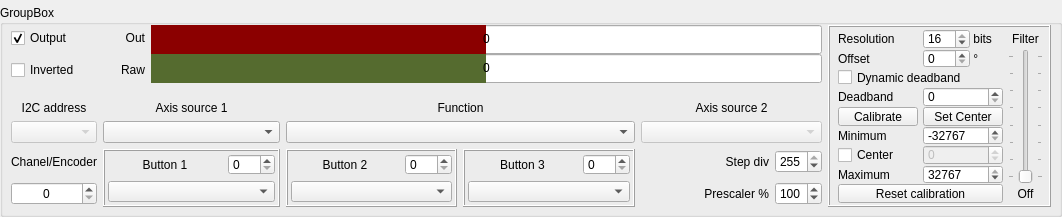
<?xml version="1.0" encoding="UTF-8"?>
<ui version="4.0">
 <class>Axes</class>
 <widget class="QWidget" name="Axes">
  <property name="geometry">
   <rect>
    <x>0</x>
    <y>0</y>
    <width>1062</width>
    <height>217</height>
   </rect>
  </property>
  <property name="minimumSize">
   <size>
    <width>0</width>
    <height>200</height>
   </size>
  </property>
  <property name="windowTitle">
   <string>Form</string>
  </property>
  <layout class="QVBoxLayout" name="verticalLayout">
   <property name="spacing">
    <number>0</number>
   </property>
   <property name="leftMargin">
    <number>0</number>
   </property>
   <property name="topMargin">
    <number>5</number>
   </property>
   <property name="rightMargin">
    <number>0</number>
   </property>
   <property name="bottomMargin">
    <number>0</number>
   </property>
   <item>
    <widget class="QGroupBox" name="groupBox_AxixName">
     <property name="title">
      <string>GroupBox</string>
     </property>
     <layout class="QGridLayout" name="gridLayout_2" rowstretch="3,3,4,2,2,2" columnstretch="2,1,3,4,4,3,1,5">
      <property name="leftMargin">
       <number>8</number>
      </property>
      <property name="topMargin">
       <number>0</number>
      </property>
      <property name="rightMargin">
       <number>8</number>
      </property>
      <property name="bottomMargin">
       <number>7</number>
      </property>
      <property name="verticalSpacing">
       <number>6</number>
      </property>
      <item row="3" column="0">
       <widget class="QComboBox" name="comboBox_I2cAddress">
        <property name="enabled">
         <bool>false</bool>
        </property>
        <property name="styleSheet">
         <string notr="true"/>
        </property>
       </widget>
      </item>
      <item row="2" column="0">
       <widget class="QLabel" name="text_i2cAddress">
        <property name="sizePolicy">
         <sizepolicy hsizetype="Preferred" vsizetype="Preferred">
          <horstretch>0</horstretch>
          <verstretch>0</verstretch>
         </sizepolicy>
        </property>
        <property name="text">
         <string>I2C address</string>
        </property>
        <property name="alignment">
         <set>Qt::AlignBottom|Qt::AlignHCenter</set>
        </property>
       </widget>
      </item>
      <item row="5" column="0">
       <widget class="QSpinBox" name="spinBox_ChanelEncoder">
        <property name="sizePolicy">
         <sizepolicy hsizetype="Minimum" vsizetype="Fixed">
          <horstretch>0</horstretch>
          <verstretch>0</verstretch>
         </sizepolicy>
        </property>
        <property name="alignment">
         <set>Qt::AlignCenter</set>
        </property>
        <property name="correctionMode">
         <enum>QAbstractSpinBox::CorrectToNearestValue</enum>
        </property>
        <property name="maximum">
         <number>15</number>
        </property>
       </widget>
      </item>
      <item row="5" column="5">
       <widget class="QLabel" name="text_prescaler">
        <property name="text">
         <string>Prescaler %</string>
        </property>
        <property name="alignment">
         <set>Qt::AlignRight|Qt::AlignTrailing|Qt::AlignVCenter</set>
        </property>
       </widget>
      </item>
      <item row="0" column="0">
       <widget class="QCheckBox" name="checkBox_Output">
        <property name="sizePolicy">
         <sizepolicy hsizetype="Minimum" vsizetype="Preferred">
          <horstretch>0</horstretch>
          <verstretch>0</verstretch>
         </sizepolicy>
        </property>
        <property name="text">
         <string>Output</string>
        </property>
        <property name="checked">
         <bool>true</bool>
        </property>
       </widget>
      </item>
      <item row="3" column="5" colspan="2">
       <widget class="QComboBox" name="comboBox_AxisSource2">
        <property name="enabled">
         <bool>false</bool>
        </property>
       </widget>
      </item>
      <item row="1" column="0">
       <widget class="QCheckBox" name="checkBox_Inverted">
        <property name="sizePolicy">
         <sizepolicy hsizetype="Minimum" vsizetype="Preferred">
          <horstretch>0</horstretch>
          <verstretch>0</verstretch>
         </sizepolicy>
        </property>
        <property name="text">
         <string>Inverted</string>
        </property>
       </widget>
      </item>
      <item row="2" column="5" colspan="2">
       <widget class="QLabel" name="text_axisSource2">
        <property name="sizePolicy">
         <sizepolicy hsizetype="Preferred" vsizetype="Preferred">
          <horstretch>0</horstretch>
          <verstretch>0</verstretch>
         </sizepolicy>
        </property>
        <property name="text">
         <string>Axis source 2</string>
        </property>
        <property name="alignment">
         <set>Qt::AlignBottom|Qt::AlignHCenter</set>
        </property>
       </widget>
      </item>
      <item row="4" column="5">
       <widget class="QLabel" name="text_stepDiv">
        <property name="text">
         <string>Step div</string>
        </property>
        <property name="alignment">
         <set>Qt::AlignRight|Qt::AlignTrailing|Qt::AlignVCenter</set>
        </property>
       </widget>
      </item>
      <item row="4" column="3" rowspan="2">
       <widget class="QFrame" name="frame_2">
        <property name="frameShape">
         <enum>QFrame::Box</enum>
        </property>
        <property name="frameShadow">
         <enum>QFrame::Raised</enum>
        </property>
        <layout class="QGridLayout" name="gridLayout_4">
         <property name="leftMargin">
          <number>3</number>
         </property>
         <property name="topMargin">
          <number>3</number>
         </property>
         <property name="rightMargin">
          <number>3</number>
         </property>
         <property name="bottomMargin">
          <number>3</number>
         </property>
         <item row="0" column="1">
          <widget class="QSpinBox" name="spinBox_Button2">
           <property name="sizePolicy">
            <sizepolicy hsizetype="Fixed" vsizetype="Fixed">
             <horstretch>0</horstretch>
             <verstretch>0</verstretch>
            </sizepolicy>
           </property>
           <property name="correctionMode">
            <enum>QAbstractSpinBox::CorrectToNearestValue</enum>
           </property>
           <property name="maximum">
            <number>128</number>
           </property>
          </widget>
         </item>
         <item row="0" column="0">
          <widget class="QLabel" name="text_button2">
           <property name="text">
            <string>Button 2</string>
           </property>
           <property name="alignment">
            <set>Qt::AlignCenter</set>
           </property>
          </widget>
         </item>
         <item row="1" column="0" colspan="2">
          <widget class="QComboBox" name="comboBox_Button2"/>
         </item>
        </layout>
       </widget>
      </item>
      <item row="0" column="2" rowspan="2" colspan="5">
       <layout class="QVBoxLayout" name="verticalLayout_2" stretch="0,0">
        <property name="spacing">
         <number>0</number>
        </property>
        <property name="sizeConstraint">
         <enum>QLayout::SetDefaultConstraint</enum>
        </property>
        <item>
         <widget class="QProgressBar" name="progressBar_Out">
          <property name="enabled">
           <bool>true</bool>
          </property>
          <property name="sizePolicy">
           <sizepolicy hsizetype="Expanding" vsizetype="Preferred">
            <horstretch>0</horstretch>
            <verstretch>0</verstretch>
           </sizepolicy>
          </property>
          <property name="styleSheet">
           <string notr="true">QProgressBar::chunk {
     background-color: rgb(139, 0, 0);
 }
QProgressBar::chunk:disabled {
     background-color: rgba(139, 0, 0, 80);;
 }</string>
          </property>
          <property name="minimum">
           <number>-32767</number>
          </property>
          <property name="maximum">
           <number>32767</number>
          </property>
          <property name="value">
           <number>0</number>
          </property>
          <property name="alignment">
           <set>Qt::AlignCenter</set>
          </property>
          <property name="textVisible">
           <bool>true</bool>
          </property>
          <property name="invertedAppearance">
           <bool>false</bool>
          </property>
          <property name="format">
           <string notr="true">%v</string>
          </property>
         </widget>
        </item>
        <item>
         <widget class="QProgressBar" name="progressBar_Raw">
          <property name="enabled">
           <bool>true</bool>
          </property>
          <property name="sizePolicy">
           <sizepolicy hsizetype="Expanding" vsizetype="Preferred">
            <horstretch>0</horstretch>
            <verstretch>0</verstretch>
           </sizepolicy>
          </property>
          <property name="styleSheet">
           <string notr="true">QProgressBar::chunk {
     background-color:rgb(85, 107, 47);
 }
QProgressBar::chunk:disabled {
     background-color: rgba(85, 107, 47, 80);;
 }</string>
          </property>
          <property name="minimum">
           <number>-32767</number>
          </property>
          <property name="maximum">
           <number>32767</number>
          </property>
          <property name="value">
           <number>0</number>
          </property>
          <property name="alignment">
           <set>Qt::AlignCenter</set>
          </property>
          <property name="textVisible">
           <bool>true</bool>
          </property>
          <property name="invertedAppearance">
           <bool>false</bool>
          </property>
          <property name="format">
           <string notr="true">%v</string>
          </property>
         </widget>
        </item>
       </layout>
      </item>
      <item row="2" column="3" colspan="2">
       <widget class="QLabel" name="text_function">
        <property name="sizePolicy">
         <sizepolicy hsizetype="Preferred" vsizetype="Preferred">
          <horstretch>0</horstretch>
          <verstretch>0</verstretch>
         </sizepolicy>
        </property>
        <property name="text">
         <string>Function</string>
        </property>
        <property name="alignment">
         <set>Qt::AlignBottom|Qt::AlignHCenter</set>
        </property>
       </widget>
      </item>
      <item row="5" column="6">
       <widget class="QSpinBox" name="spinBox_Prescaler">
        <property name="sizePolicy">
         <sizepolicy hsizetype="Fixed" vsizetype="Fixed">
          <horstretch>0</horstretch>
          <verstretch>0</verstretch>
         </sizepolicy>
        </property>
        <property name="correctionMode">
         <enum>QAbstractSpinBox::CorrectToNearestValue</enum>
        </property>
        <property name="maximum">
         <number>255</number>
        </property>
        <property name="value">
         <number>100</number>
        </property>
       </widget>
      </item>
      <item row="4" column="0">
       <widget class="QLabel" name="text_chanelEncoder">
        <property name="text">
         <string>Chanel/Encoder</string>
        </property>
        <property name="alignment">
         <set>Qt::AlignCenter</set>
        </property>
       </widget>
      </item>
      <item row="0" column="7" rowspan="6">
       <widget class="QFrame" name="frame_4">
        <property name="frameShape">
         <enum>QFrame::Box</enum>
        </property>
        <property name="frameShadow">
         <enum>QFrame::Raised</enum>
        </property>
        <layout class="QGridLayout" name="gridLayout" columnstretch="1,0,0,1,0,1" columnminimumwidth="0,5,0,0,5,0">
         <property name="leftMargin">
          <number>8</number>
         </property>
         <property name="topMargin">
          <number>2</number>
         </property>
         <property name="rightMargin">
          <number>6</number>
         </property>
         <property name="bottomMargin">
          <number>2</number>
         </property>
         <property name="spacing">
          <number>0</number>
         </property>
         <item row="4" column="2" colspan="2">
          <widget class="QPushButton" name="pushButton_SetCenter">
           <property name="text">
            <string>Set Center</string>
           </property>
          </widget>
         </item>
         <item row="7" column="0">
          <widget class="QLabel" name="text_maximum">
           <property name="text">
            <string>Maximum</string>
           </property>
          </widget>
         </item>
         <item row="1" column="2">
          <widget class="QSpinBox" name="spinBox_Offset">
           <property name="correctionMode">
            <enum>QAbstractSpinBox::CorrectToNearestValue</enum>
           </property>
           <property name="maximum">
            <number>360</number>
           </property>
           <property name="singleStep">
            <number>10</number>
           </property>
          </widget>
         </item>
         <item row="3" column="2" colspan="2">
          <widget class="QSpinBox" name="spinBox_Deadband">
           <property name="correctionMode">
            <enum>QAbstractSpinBox::CorrectToNearestValue</enum>
           </property>
           <property name="maximum">
            <number>127</number>
           </property>
          </widget>
         </item>
         <item row="1" column="4">
          <spacer name="horizontalSpacer_2">
           <property name="orientation">
            <enum>Qt::Horizontal</enum>
           </property>
           <property name="sizeHint" stdset="0">
            <size>
             <width>40</width>
             <height>20</height>
            </size>
           </property>
          </spacer>
         </item>
         <item row="5" column="0">
          <widget class="QLabel" name="text_minimum">
           <property name="text">
            <string>Minimum</string>
           </property>
          </widget>
         </item>
         <item row="0" column="3">
          <widget class="QLabel" name="text_bits">
           <property name="text">
            <string> bits</string>
           </property>
          </widget>
         </item>
         <item row="5" column="2" colspan="2">
          <widget class="QSpinBox" name="spinBox_CalibMin">
           <property name="sizePolicy">
            <sizepolicy hsizetype="Minimum" vsizetype="Fixed">
             <horstretch>0</horstretch>
             <verstretch>0</verstretch>
            </sizepolicy>
           </property>
           <property name="minimum">
            <number>-32767</number>
           </property>
           <property name="maximum">
            <number>32767</number>
           </property>
           <property name="value">
            <number>-32767</number>
           </property>
          </widget>
         </item>
         <item row="6" column="2" colspan="2">
          <widget class="QSpinBox" name="spinBox_CalibCenter">
           <property name="enabled">
            <bool>false</bool>
           </property>
           <property name="minimum">
            <number>-32767</number>
           </property>
           <property name="maximum">
            <number>32767</number>
           </property>
          </widget>
         </item>
         <item row="4" column="0">
          <widget class="QPushButton" name="pushButton_StartCalib">
           <property name="text">
            <string>Calibrate</string>
           </property>
           <property name="checkable">
            <bool>true</bool>
           </property>
           <property name="checked">
            <bool>false</bool>
           </property>
          </widget>
         </item>
         <item row="3" column="0">
          <widget class="QLabel" name="text_deadband">
           <property name="text">
            <string>Deadband</string>
           </property>
          </widget>
         </item>
         <item row="7" column="2" colspan="2">
          <widget class="QSpinBox" name="spinBox_CalibMax">
           <property name="minimum">
            <number>-32767</number>
           </property>
           <property name="maximum">
            <number>32767</number>
           </property>
           <property name="value">
            <number>32767</number>
           </property>
          </widget>
         </item>
         <item row="0" column="2">
          <widget class="QSpinBox" name="spinBox_Resolution">
           <property name="correctionMode">
            <enum>QAbstractSpinBox::CorrectToNearestValue</enum>
           </property>
           <property name="minimum">
            <number>1</number>
           </property>
           <property name="maximum">
            <number>16</number>
           </property>
           <property name="value">
            <number>16</number>
           </property>
          </widget>
         </item>
         <item row="0" column="0">
          <widget class="QLabel" name="text_resolution">
           <property name="text">
            <string>Resolution</string>
           </property>
          </widget>
         </item>
         <item row="6" column="0">
          <widget class="QCheckBox" name="checkBox_Center">
           <property name="text">
            <string>Center</string>
           </property>
          </widget>
         </item>
         <item row="1" column="0">
          <widget class="QLabel" name="text_offset">
           <property name="text">
            <string>Offset</string>
           </property>
          </widget>
         </item>
         <item row="2" column="0" colspan="3">
          <widget class="QCheckBox" name="checkBox_DynDeadband">
           <property name="text">
            <string>Dynamic deadband</string>
           </property>
          </widget>
         </item>
         <item row="1" column="3">
          <widget class="QLabel" name="text_angle">
           <property name="text">
            <string notr="true"> °</string>
           </property>
          </widget>
         </item>
         <item row="0" column="5">
          <widget class="QLabel" name="text_filter">
           <property name="text">
            <string>Filter</string>
           </property>
           <property name="alignment">
            <set>Qt::AlignCenter</set>
           </property>
          </widget>
         </item>
         <item row="4" column="1">
          <spacer name="horizontalSpacer">
           <property name="orientation">
            <enum>Qt::Horizontal</enum>
           </property>
           <property name="sizeHint" stdset="0">
            <size>
             <width>0</width>
             <height>20</height>
            </size>
           </property>
          </spacer>
         </item>
         <item row="8" column="0" colspan="4">
          <widget class="QPushButton" name="pushButton">
           <property name="sizePolicy">
            <sizepolicy hsizetype="Minimum" vsizetype="Fixed">
             <horstretch>0</horstretch>
             <verstretch>0</verstretch>
            </sizepolicy>
           </property>
           <property name="text">
            <string>Reset calibration</string>
           </property>
          </widget>
         </item>
         <item row="8" column="5">
          <widget class="QLabel" name="label_Filter">
           <property name="minimumSize">
            <size>
             <width>35</width>
             <height>0</height>
            </size>
           </property>
           <property name="text">
            <string>Off</string>
           </property>
           <property name="alignment">
            <set>Qt::AlignCenter</set>
           </property>
          </widget>
         </item>
         <item row="1" column="5" rowspan="7">
          <widget class="QSlider" name="sliderV_Filter">
           <property name="sizePolicy">
            <sizepolicy hsizetype="Minimum" vsizetype="Expanding">
             <horstretch>0</horstretch>
             <verstretch>0</verstretch>
            </sizepolicy>
           </property>
           <property name="maximum">
            <number>7</number>
           </property>
           <property name="pageStep">
            <number>1</number>
           </property>
           <property name="orientation">
            <enum>Qt::Vertical</enum>
           </property>
           <property name="tickPosition">
            <enum>QSlider::TicksBothSides</enum>
           </property>
          </widget>
         </item>
        </layout>
       </widget>
      </item>
      <item row="3" column="3" colspan="2">
       <widget class="QComboBox" name="comboBox_Function"/>
      </item>
      <item row="4" column="4" rowspan="2">
       <widget class="QFrame" name="frame_3">
        <property name="frameShape">
         <enum>QFrame::Box</enum>
        </property>
        <property name="frameShadow">
         <enum>QFrame::Raised</enum>
        </property>
        <layout class="QGridLayout" name="gridLayout_5">
         <property name="leftMargin">
          <number>3</number>
         </property>
         <property name="topMargin">
          <number>3</number>
         </property>
         <property name="rightMargin">
          <number>3</number>
         </property>
         <property name="bottomMargin">
          <number>3</number>
         </property>
         <item row="0" column="0">
          <widget class="QLabel" name="text_button3">
           <property name="text">
            <string>Button 3</string>
           </property>
           <property name="alignment">
            <set>Qt::AlignCenter</set>
           </property>
          </widget>
         </item>
         <item row="0" column="1">
          <widget class="QSpinBox" name="spinBox_Button3">
           <property name="sizePolicy">
            <sizepolicy hsizetype="Fixed" vsizetype="Fixed">
             <horstretch>0</horstretch>
             <verstretch>0</verstretch>
            </sizepolicy>
           </property>
           <property name="correctionMode">
            <enum>QAbstractSpinBox::CorrectToNearestValue</enum>
           </property>
           <property name="maximum">
            <number>128</number>
           </property>
          </widget>
         </item>
         <item row="1" column="0" colspan="2">
          <widget class="QComboBox" name="comboBox_Button3"/>
         </item>
        </layout>
       </widget>
      </item>
      <item row="4" column="6">
       <widget class="QSpinBox" name="spinBox_StepDiv">
        <property name="sizePolicy">
         <sizepolicy hsizetype="Fixed" vsizetype="Fixed">
          <horstretch>0</horstretch>
          <verstretch>0</verstretch>
         </sizepolicy>
        </property>
        <property name="correctionMode">
         <enum>QAbstractSpinBox::CorrectToNearestValue</enum>
        </property>
        <property name="maximum">
         <number>255</number>
        </property>
        <property name="value">
         <number>255</number>
        </property>
       </widget>
      </item>
      <item row="0" column="1">
       <widget class="QLabel" name="label">
        <property name="sizePolicy">
         <sizepolicy hsizetype="Preferred" vsizetype="Preferred">
          <horstretch>0</horstretch>
          <verstretch>0</verstretch>
         </sizepolicy>
        </property>
        <property name="text">
         <string>Out</string>
        </property>
        <property name="alignment">
         <set>Qt::AlignRight|Qt::AlignTrailing|Qt::AlignVCenter</set>
        </property>
       </widget>
      </item>
      <item row="1" column="1">
       <widget class="QLabel" name="label_2">
        <property name="sizePolicy">
         <sizepolicy hsizetype="Preferred" vsizetype="Preferred">
          <horstretch>0</horstretch>
          <verstretch>0</verstretch>
         </sizepolicy>
        </property>
        <property name="text">
         <string>Raw</string>
        </property>
        <property name="alignment">
         <set>Qt::AlignRight|Qt::AlignTrailing|Qt::AlignVCenter</set>
        </property>
       </widget>
      </item>
      <item row="3" column="1" colspan="2">
       <widget class="QComboBox" name="comboBox_AxisSource1"/>
      </item>
      <item row="4" column="1" rowspan="2" colspan="2">
       <widget class="QFrame" name="frame">
        <property name="frameShape">
         <enum>QFrame::Box</enum>
        </property>
        <property name="frameShadow">
         <enum>QFrame::Raised</enum>
        </property>
        <property name="lineWidth">
         <number>1</number>
        </property>
        <property name="midLineWidth">
         <number>0</number>
        </property>
        <layout class="QGridLayout" name="gridLayout_3">
         <property name="leftMargin">
          <number>3</number>
         </property>
         <property name="topMargin">
          <number>3</number>
         </property>
         <property name="rightMargin">
          <number>3</number>
         </property>
         <property name="bottomMargin">
          <number>3</number>
         </property>
         <property name="verticalSpacing">
          <number>6</number>
         </property>
         <item row="0" column="0">
          <widget class="QLabel" name="text_button1">
           <property name="text">
            <string>Button 1</string>
           </property>
           <property name="alignment">
            <set>Qt::AlignCenter</set>
           </property>
          </widget>
         </item>
         <item row="0" column="1">
          <widget class="QSpinBox" name="spinBox_Button1">
           <property name="sizePolicy">
            <sizepolicy hsizetype="Fixed" vsizetype="Fixed">
             <horstretch>0</horstretch>
             <verstretch>0</verstretch>
            </sizepolicy>
           </property>
           <property name="correctionMode">
            <enum>QAbstractSpinBox::CorrectToNearestValue</enum>
           </property>
           <property name="maximum">
            <number>128</number>
           </property>
          </widget>
         </item>
         <item row="1" column="0" colspan="2">
          <widget class="QComboBox" name="comboBox_Button1">
           <property name="currentIndex">
            <number>-1</number>
           </property>
          </widget>
         </item>
        </layout>
       </widget>
      </item>
      <item row="2" column="1" colspan="2">
       <widget class="QLabel" name="text_axisSource1">
        <property name="sizePolicy">
         <sizepolicy hsizetype="Preferred" vsizetype="Preferred">
          <horstretch>0</horstretch>
          <verstretch>0</verstretch>
         </sizepolicy>
        </property>
        <property name="text">
         <string>Axis source 1</string>
        </property>
        <property name="alignment">
         <set>Qt::AlignBottom|Qt::AlignHCenter</set>
        </property>
       </widget>
      </item>
     </layout>
    </widget>
   </item>
  </layout>
 </widget>
 <resources/>
 <connections/>
</ui>
